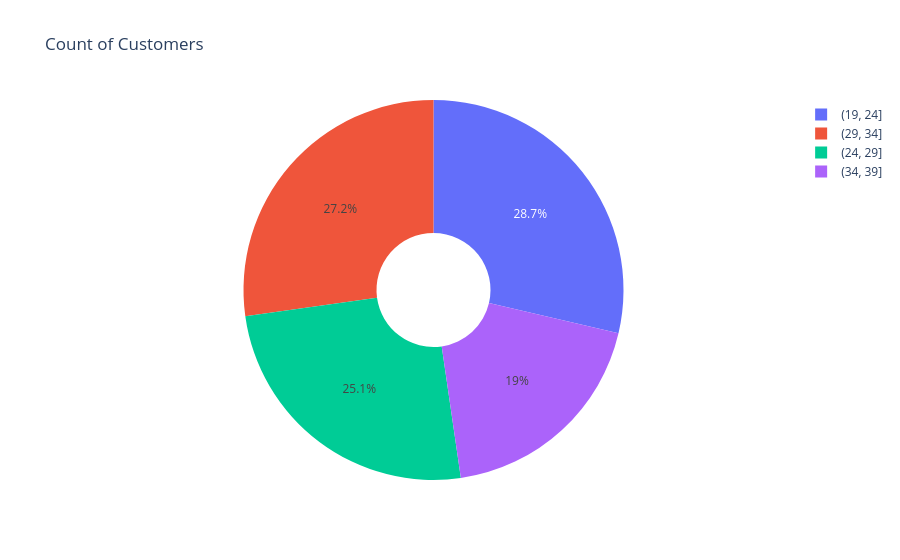

Write notebook code for a chart like this one.
### Code cell
fig =  px.pie(data_frame=q3, names = 'Age_Range',values = 'count',title='Count of Customers',hole=0.3)
fig.show()

### Figure 1 — Plotly figure (JSON) as saved in the notebook; plotly's stock layout.template omitted (floating-point values rounded to 4 significant figures)
{"data": [{"domain": {"x": [0, 1], "y": [0, 1]}, "hole": 0.3, "hovertemplate": "Age_Range=%{label}<br>count=%{value}<extra></extra>", "labels": ["(19, 24]", "(29, 34]", "(24, 29]", "(34, 39]"], "legendgroup": "", "name": "", "showlegend": true, "type": "pie", "values": [137, 130, 120, 91]}], "layout": {"legend": {"tracegroupgap": 0}, "title": {"text": "Count of Customers"}}}
